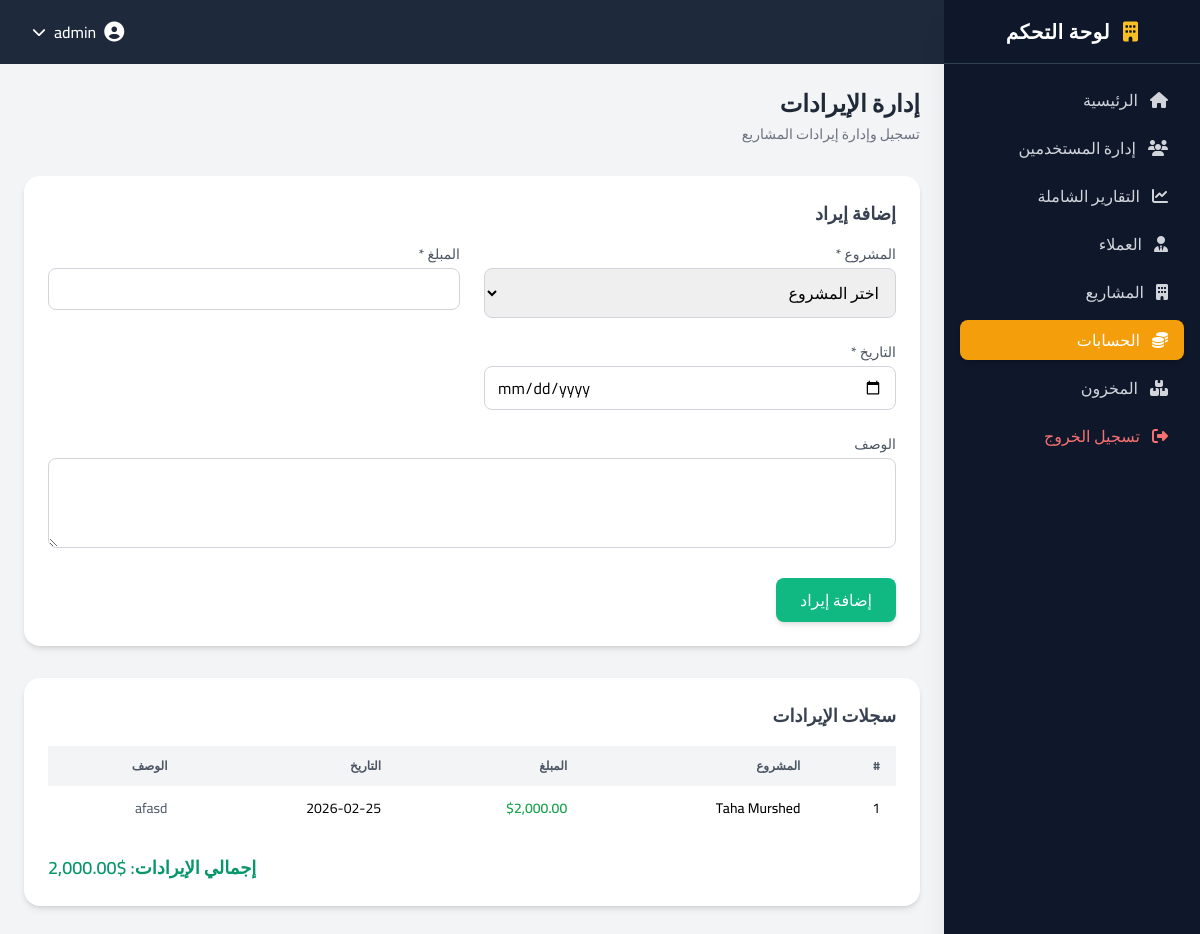
/modules/accounts/revenues.php (signed in), run on the app's committed database.
### tables this page shows
CREATE TABLE `revenues` (
  `id` int NOT NULL,
  `project_id` int NOT NULL,
  `amount` decimal(15,2) NOT NULL,
  `description` text,
  `revenue_date` date DEFAULT NULL,
  `created_by` int DEFAULT NULL,
  `created_at` timestamp NULL DEFAULT CURRENT_TIMESTAMP
);

CREATE TABLE `projects` (
  `id` int NOT NULL,
  `name` varchar(150) NOT NULL,
  `client_id` int NOT NULL,
  `budget` decimal(15,2) DEFAULT '0.00',
  `start_date` date DEFAULT NULL,
  `end_date` date DEFAULT NULL,
  `status` enum('Pending','In Progress','Completed') DEFAULT 'Pending',
  `created_at` timestamp NULL DEFAULT CURRENT_TIMESTAMP
);

### modules/accounts/revenues.php (the view, shortened to what this page needs)
<?php
require_once '../../config/database.php';
$records_stmt = $conn->prepare("
    SELECT r.id, r.amount, r.description, r.revenue_date,
           p.name AS project_name
    FROM revenues r
    JOIN projects p ON r.project_id = p.id
    ORDER BY r.id DESC
");
$records_stmt->execute();
$records = $records_stmt->get_result();
$total_revenue = 0;
?>
<?php include '../../includes/header.php'; ?>
<?php include '../../includes/sidebar.php'; ?>
<div class="lg:mr-64 p-6 min-h-screen bg-gray-100">
    <div class="mb-8">
        <h1 class="text-2xl font-semibold text-gray-800">إدارة الإيرادات</h1>
        <p class="text-gray-500 text-sm mt-1">
            تسجيل وإدارة إيرادات المشاريع
        </p>
    </div>
    <div class="bg-white rounded-2xl shadow-md p-6 mb-8">
        <h2 class="text-lg font-semibold text-gray-700 mb-4">
            إضافة إيراد
        </h2>
        <form method="POST" class="grid grid-cols-1 md:grid-cols-2 gap-6">
            <div>
                <label class="block text-sm font-medium text-gray-600 mb-1">
                    المشروع *
                </label>
                <select name="project_id" required
                        class="w-full border border-gray-300 rounded-lg px-3 py-2 focus:ring-2 focus:ring-emerald-500 focus:border-emerald-500 outline-none transition">
                    <option value="">اختر المشروع</option>
                </select>
            </div>
            <div>
                <label class="block text-sm font-medium text-gray-600 mb-1">
                    المبلغ *
                </label>
                <input type="number"
                       name="amount"
                       step="0.01"
                       min="0"
                       required
                       class="w-full border border-gray-300 rounded-lg px-3 py-2 focus:ring-2 focus:ring-emerald-500 focus:border-emerald-500 outline-none transition">
            </div>
            <div>
                <label class="block text-sm font-medium text-gray-600 mb-1">
                    التاريخ *
                </label>
                <input type="date"
                       name="revenue_date"
                       required
                       class="w-full border border-gray-300 rounded-lg px-3 py-2 focus:ring-2 focus:ring-emerald-500 focus:border-emerald-500 outline-none transition">
            </div>
            <div class="md:col-span-2">
                <label class="block text-sm font-medium text-gray-600 mb-1">
                    الوصف
                </label>
                <textarea name="description"
                          rows="3"
                          class="w-full border border-gray-300 rounded-lg px-3 py-2 focus:ring-2 focus:ring-emerald-500 focus:border-emerald-500 outline-none transition"></textarea>
            </div>
            <div class="md:col-span-2">
                <button type="submit"
                        class="bg-emerald-500 hover:bg-emerald-600 text-white font-medium px-6 py-2.5 rounded-lg shadow-md hover:shadow-lg transition duration-200">
                    إضافة إيراد
                </button>
            </div>
        </form>
    </div>
    <div class="bg-white rounded-2xl shadow-md p-6">
        <h2 class="text-lg font-semibold text-gray-700 mb-4">
            سجلات الإيرادات
        </h2>
        <div class="overflow-x-auto">
            <table class="w-full text-sm text-right">
                <thead>
                    <tr class="bg-gray-100 text-gray-600 uppercase text-xs">
                        <th class="px-4 py-3">#</th>
                        <th class="px-4 py-3">المشروع</th>
                        <th class="px-4 py-3">المبلغ</th>
                        <th class="px-4 py-3">التاريخ</th>
                        <th class="px-4 py-3">الوصف</th>
                    </tr>
                </thead>
                <tbody class="divide-y">
                    <?php if ($records->num_rows > 0): ?>
                        <?php while($row = $records->fetch_assoc()):
                            $total_revenue += $row['amount'];
                        ?>
                            <tr class="hover:bg-gray-50 transition">
                                <td class="px-4 py-3"><?= $row['id'] ?></td>
                                <td class="px-4 py-3 font-medium">
                                    <?= htmlspecialchars($row['project_name']) ?>
                                </td>
                                <td class="px-4 py-3 text-green-600 font-semibold">
                                    $<?= number_format($row['amount'], 2) ?>
                                </td>
                                <td class="px-4 py-3">
                                    <?= htmlspecialchars($row['revenue_date']) ?>
                                </td>
                                <td class="px-4 py-3 text-gray-600">
                                    <?= htmlspecialchars($row['description']) ?>
                                </td>
                            </tr>
                        <?php endwhile; ?>
                    <?php endif; ?>
                </tbody>
            </table>
        </div>
        <div class="mt-6 text-left">
            <span class="text-lg font-semibold text-emerald-600">
                إجمالي الإيرادات: $<?= number_format($total_revenue, 2) ?>
            </span>
        </div>
    </div>
</div>
<?php
include '../../includes/footer.php';
?>

### data on the page
revenues: id "1", project.name "Taha Murshed", amount "2,000.00", revenue_date "2026-02-25", description "afasd"

### other printed values
$_SESSION['username'] "admin"
$label "إدارة المستخدمين التقارير الشاملة العملاء المشاريع الحسابات المخزون"
$total_revenue "2,000.00"
